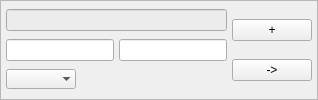
            <widget class="QFrame" name="frame_12">
             <property name="styleSheet">
              <string notr="true"/>
             </property>
             <property name="frameShape">
              <enum>QFrame::StyledPanel</enum>
             </property>
             <property name="frameShadow">
              <enum>QFrame::Raised</enum>
             </property>
             <property name="info" stdset="0">
              <bool>true</bool>
             </property>
             <layout class="QHBoxLayout" name="horizontalLayout_60">
              <property name="spacing">
               <number>5</number>
              </property>
              <property name="sizeConstraint">
               <enum>QLayout::SetMinimumSize</enum>
              </property>
              <property name="leftMargin">
               <number>5</number>
              </property>
              <property name="topMargin">
               <number>5</number>
              </property>
              <property name="rightMargin">
               <number>5</number>
              </property>
              <property name="bottomMargin">
               <number>5</number>
              </property>
              <item>
               <layout class="QVBoxLayout" name="verticalLayout_16">
                <item>
                 <widget class="QLineEdit" name="title_12">
                  <property name="styleSheet">
                   <string notr="true">background-color:#ececec;</string>
                  </property>
                  <property name="readOnly">
                   <bool>true</bool>
                  </property>
                  <property name="noborder" stdset="0">
                   <bool>true</bool>
                  </property>
                  <property name="title" stdset="0">
                   <bool>true</bool>
                  </property>
                 </widget>
                </item>
                <item>
                 <layout class="QHBoxLayout" name="horizontalLayout_41">
                  <item>
                   <widget class="QLineEdit" name="date_12">
                    <property name="sizePolicy">
                     <sizepolicy hsizetype="Preferred" vsizetype="Fixed">
                      <horstretch>0</horstretch>
                      <verstretch>0</verstretch>
                     </sizepolicy>
                    </property>
                    <property name="styleSheet">
                     <string notr="true"/>
                    </property>
                    <property name="frame">
                     <bool>true</bool>
                    </property>
                    <property name="readOnly">
                     <bool>true</bool>
                    </property>
                    <property name="noborder" stdset="0">
                     <bool>true</bool>
                    </property>
                    <property name="tips" stdset="0">
                     <bool>true</bool>
                    </property>
                   </widget>
                  </item>
                  <item>
                   <widget class="QLineEdit" name="author_12">
                    <property name="styleSheet">
                     <string notr="true"/>
                    </property>
                    <property name="frame">
                     <bool>true</bool>
                    </property>
                    <property name="readOnly">
                     <bool>true</bool>
                    </property>
                    <property name="noborder" stdset="0">
                     <bool>true</bool>
                    </property>
                    <property name="tips" stdset="0">
                     <bool>true</bool>
                    </property>
                   </widget>
                  </item>
                 </layout>
                </item>
                <item>
                 <layout class="QHBoxLayout" name="horizontalLayout_42">
                  <item>
                   <widget class="QComboBox" name="url_12">
                    <property name="mouseTracking">
                     <bool>false</bool>
                    </property>
                    <property name="focusPolicy">
                     <enum>Qt::StrongFocus</enum>
                    </property>
                    <property name="contextMenuPolicy">
                     <enum>Qt::DefaultContextMenu</enum>
                    </property>
                    <property name="styleSheet">
                     <string notr="true"/>
                    </property>
                    <property name="maxVisibleItems">
                     <number>5</number>
                    </property>
                    <property name="minimumContentsLength">
                     <number>0</number>
                    </property>
                    <property name="frame">
                     <bool>false</bool>
                    </property>
                    <property name="noborder" stdset="0">
                     <bool>true</bool>
                    </property>
                    <property name="readOnly" stdset="0">
                     <bool>true</bool>
                    </property>
                    <property name="blue" stdset="0">
                     <bool>true</bool>
                    </property>
                   </widget>
                  </item>
                  <item>
                   <spacer name="horizontalSpacer_17">
                    <property name="orientation">
                     <enum>Qt::Horizontal</enum>
                    </property>
                    <property name="sizeHint" stdset="0">
                     <size>
                      <width>40</width>
                      <height>20</height>
                     </size>
                    </property>
                   </spacer>
                  </item>
                 </layout>
                </item>
               </layout>
              </item>
              <item>
               <layout class="QVBoxLayout" name="button_layout_12">
                <property name="spacing">
                 <number>5</number>
                </property>
                <item>
                 <widget class="QPushButton" name="buttonAdd_12">
                  <property name="text">
                   <string>+</string>
                  </property>
                  <property name="red" stdset="0">
                   <bool>true</bool>
                  </property>
                 </widget>
                </item>
                <item>
                 <widget class="QPushButton" name="buttonGo_12">
                  <property name="text">
                   <string>-&gt;</string>
                  </property>
                  <property name="green" stdset="0">
                   <bool>true</bool>
                  </property>
                 </widget>
                </item>
               </layout>
              </item>
             </layout>
            </widget>
